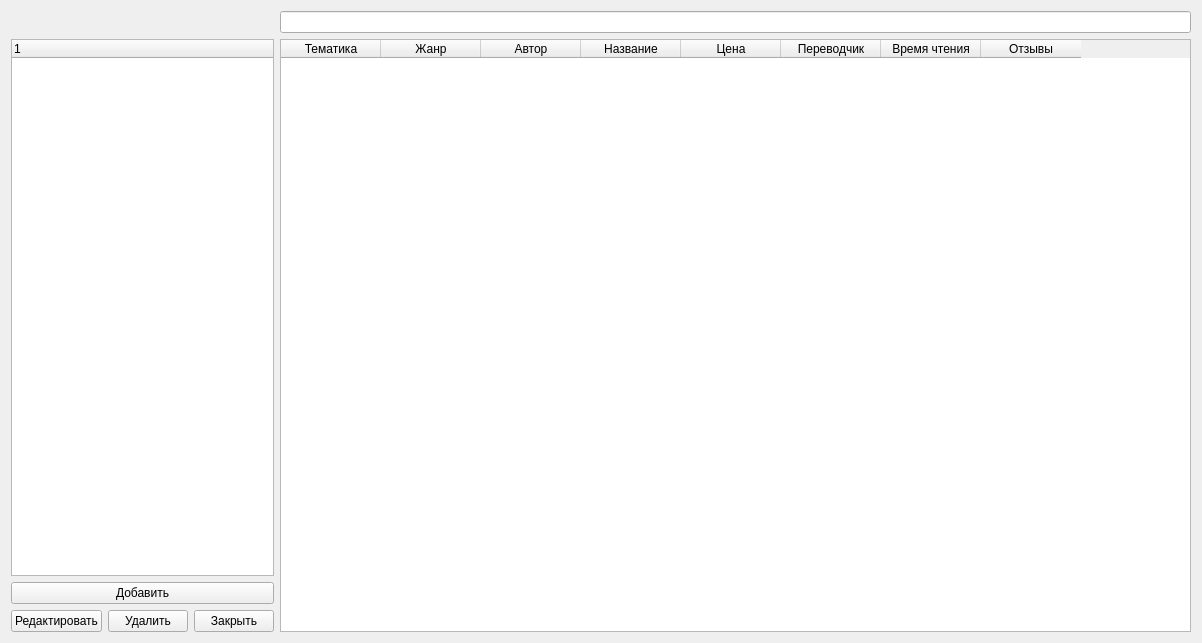
<?xml version="1.0" encoding="UTF-8"?>
<ui version="4.0">
 <class>Widget</class>
 <widget class="QWidget" name="Widget">
  <property name="geometry">
   <rect>
    <x>0</x>
    <y>0</y>
    <width>1202</width>
    <height>643</height>
   </rect>
  </property>
  <property name="windowTitle">
   <string>Widget</string>
  </property>
  <layout class="QFormLayout" name="formLayout">
   <item row="1" column="0">
    <layout class="QVBoxLayout" name="verticalLayout">
     <item>
      <widget class="QTreeWidget" name="treeWidget">
       <column>
        <property name="text">
         <string notr="true">1</string>
        </property>
       </column>
      </widget>
     </item>
     <item>
      <widget class="QPushButton" name="addBook">
       <property name="text">
        <string>Добавить</string>
       </property>
      </widget>
     </item>
     <item>
      <layout class="QHBoxLayout" name="horizontalLayout">
       <item>
        <widget class="QPushButton" name="correctBook">
         <property name="text">
          <string>Редактировать</string>
         </property>
        </widget>
       </item>
       <item>
        <widget class="QPushButton" name="deleteBook">
         <property name="text">
          <string>Удалить</string>
         </property>
        </widget>
       </item>
       <item>
        <widget class="QPushButton" name="Exit">
         <property name="text">
          <string>Закрыть</string>
         </property>
        </widget>
       </item>
      </layout>
     </item>
    </layout>
   </item>
   <item row="1" column="1">
    <widget class="QTableWidget" name="tableWidget">
     <column>
      <property name="text">
       <string>Тематика</string>
      </property>
     </column>
     <column>
      <property name="text">
       <string>Жанр</string>
      </property>
     </column>
     <column>
      <property name="text">
       <string>Автор</string>
      </property>
     </column>
     <column>
      <property name="text">
       <string>Название</string>
      </property>
     </column>
     <column>
      <property name="text">
       <string>Цена</string>
      </property>
     </column>
     <column>
      <property name="text">
       <string>Переводчик</string>
      </property>
     </column>
     <column>
      <property name="text">
       <string>Время чтения</string>
      </property>
     </column>
     <column>
      <property name="text">
       <string>Отзывы</string>
      </property>
     </column>
    </widget>
   </item>
   <item row="0" column="1">
    <widget class="QLineEdit" name="searchLine"/>
   </item>
  </layout>
 </widget>
 <resources/>
 <connections/>
</ui>
